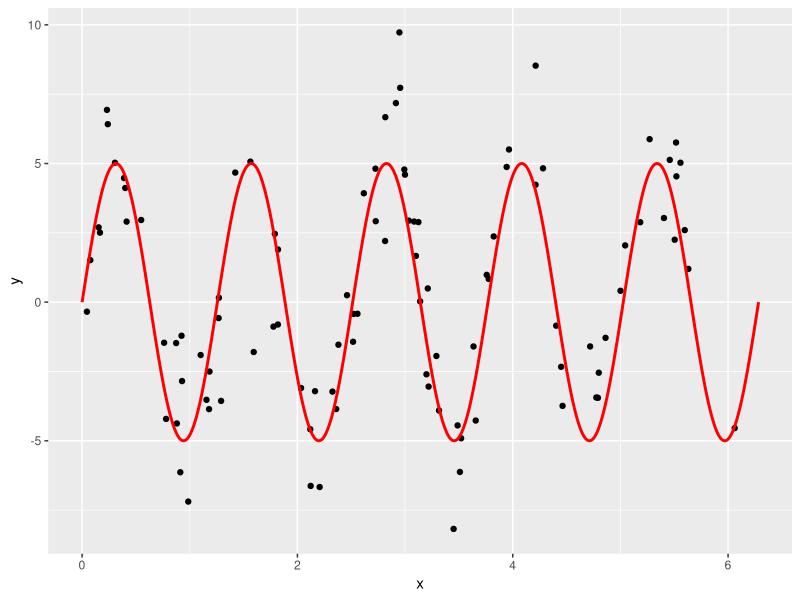

Recreate this plot in R. (Note: a time limit stopped this script after it produced the figure.)
# Setup -------------------------------------------------------------------
library(tidyverse)
library(broom)

# Let these be:
# -true function f(x) for a one-dimensional predictor x
# -the standard deviation of the true epsilon i.e. the noise
f <- function(x) {
  5*sin(5*x)
}
sigma <- 2

# This function generates a random sample. Random in terms of both
# -the predictor x
# -the amount of noise eps
generate_sample <- function(f, sample_size, sigma) {
  data_frame(
    x = runif(n = sample_size, min = 0, max = 2*pi),
    f_x = f(x),
    eps = rnorm(n = sample_size, mean = 0, sd = sigma),
    y = f_x + eps
  )
}

# Generate Training Data via Sampling -------------------------------------
# We observe points (x,y). Here we are pretending to know the exact break down 
# of y into f(x) and eps:
train_data <- generate_sample(f, sample_size = 100, sigma = sigma) %>%
  dplyr::select(x, y)

# The true model f(x) is in red:
ggplot(train_data, aes(x=x)) +
  geom_point(aes(y=y)) +
  stat_function(data=data_frame(x=c(0,2*pi)), aes(x=x), fun=f, col="red", n=1000, size=1)





# Compute MSE, Bias^2, Variance for Range of df --------------------------

# Number of simuations to average the behavior of f_hat = y_hat over
n_sim <- 10000
# Sample size of each training data
sample_size <- 200
# Value of x for test data
x0 <- 0.5
# Vector of different degrees of freedom to try:
df_vector <- c(3:99)

# Save values here:
MSE <- rep(0, length(df_vector)) 
bias_squared <- rep(0, length(df_vector))
variance <- rep(0, length(df_vector))

# Do your work here. You'll need a "pull back the curtain" moment at some point:

#for each degree of freedom
for(dfi in 1:length(df_vector)){
  #store predictions here
  predictions <- rep(0, n_sim)
  
  #simulations
  for(i in 1:n_sim){
    #create pseudo train
    pseudo_train <- generate_sample(f, sample_size = sample_size, sigma = sigma) %>%
      dplyr::select(x, y)
    
    #generate pseudo test
    pseudo_test <- data_frame(x=x0)
    
    #train model on pseudo_train with dfi degrees of freedom
    model <- smooth.spline(x=pseudo_train$x, y=pseudo_train$y, df=df_vector[dfi])
    
    #predict on test data
    predictions[i] <- predict(model, x=pseudo_test$x) %>% 
      tbl_df() %>% 
      .[['y']]
    
    if(i %% 100 == 0){
      print(i)
      print(dfi)
    }
  }
  
  set.seed(11)
  
  #Store truth: Pull Back Curtain
  truth <- data_frame(
    x = rep(x0, n_sim),
    f_x = f(x),
    eps = rnorm(n = n_sim, mean = 0, sd = sigma),
    y = f_x + eps
  )
  
  truth <- truth %>%
    mutate(y_hat=predictions)
  
  #store results, square bias, get mse, get variance
  results <- truth %>%
    mutate( resid = y_hat-y, bias = f_x- y_hat ) %>%
    summarize( mse = mean( resid^2 ), bias_sq = mean(bias)^2, variance = var( y_hat))
  
  MSE[dfi] <- results %>%
    .[['mse']]
  
  bias_squared[dfi] <- results %>%
    .[['bias_sq']]
  
  variance[dfi] <- results %>%
    .[['variance']]
}





# Create Data Frames -------------------------------------------------------
# Create results data frame based on previous results
results <- data_frame(
  df = df_vector,
  MSE = MSE,
  bias_squared = bias_squared,
  variance = variance
) 
# Convert to tidy data format (rows=observations, cols=variables) using
# tidyr::gather
results_tidy <- results %>% 
  tidyr::gather(type, value, -df)





# Plots -------------------------------------------------------

# Plot bias_squared vs variance (on log vs log scale)
bias_sq_vs_var_plot <- 
  ggplot(results, aes(x=bias_squared, y=variance)) +
  geom_text(aes(label=df)) +
  scale_y_log10() +
  scale_x_log10()
bias_sq_vs_var_plot
ggsave(file="bias_sq_vs_var.pdf", plot=bias_sq_vs_var_plot, width = 6, height=4)

# Plot MSE, bias_squared, variance
MSE_plot <- 
  ggplot(results_tidy, aes(x=df, y=value, col=type)) +
  geom_line()
MSE_plot
ggsave(file="MSE.pdf", plot=MSE_plot, width = 6, height=4)
